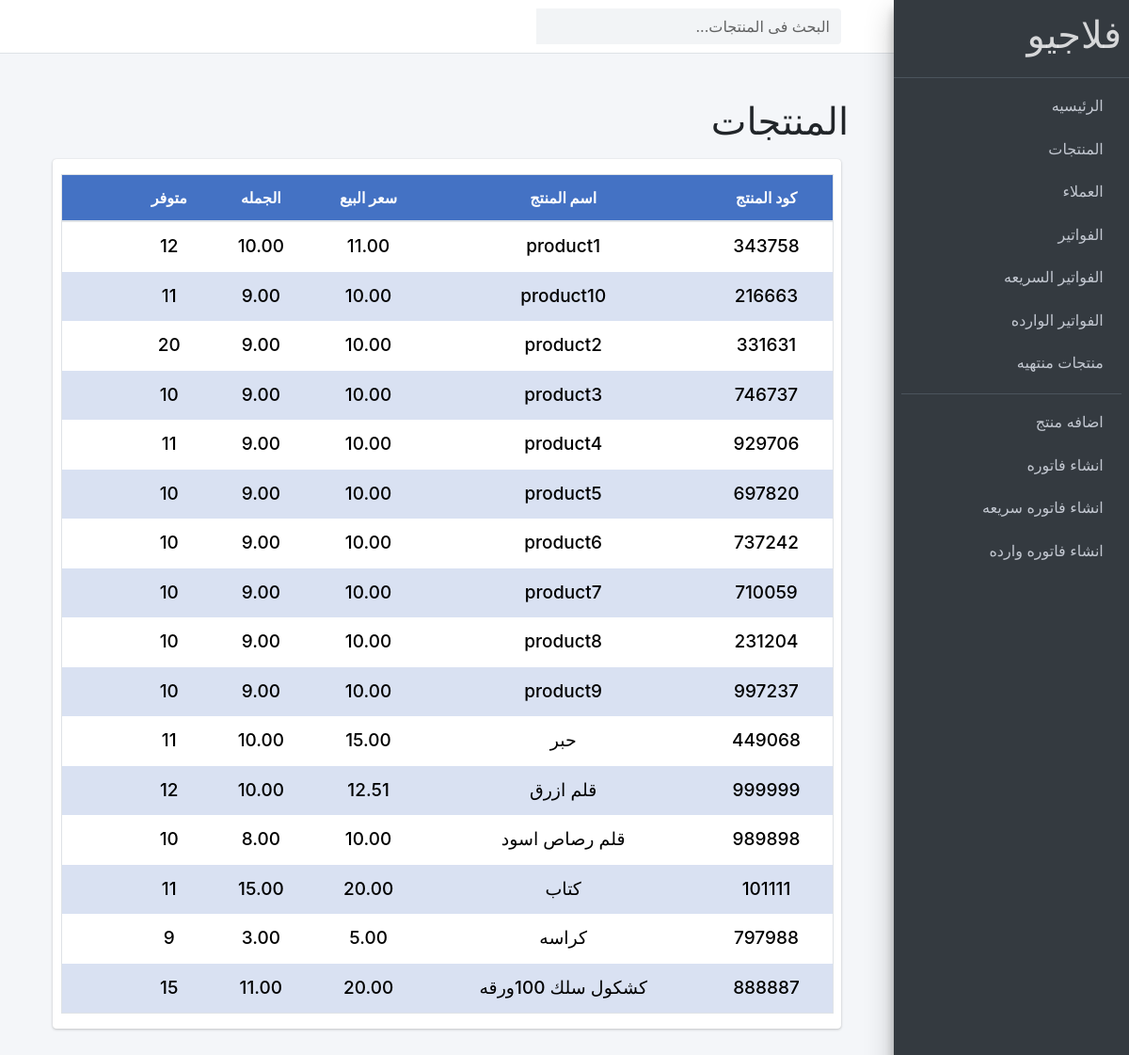
The page /home/products/ on the database its author committed.
### store/models.py (models this page shows, shortened)
class Product(models.Model):
    name = models.CharField(max_length=56, verbose_name="اسم المنتج",unique=True)
    price = models.DecimalField(max_digits=7  , decimal_places=2 , verbose_name="السعر")
    wholesale_price = models.DecimalField(max_digits=7  , decimal_places=2 , verbose_name="سعر الجملة")
    available_in_ventory = models.PositiveIntegerField(verbose_name='متوفر')
    discription = models.TextField(max_length=200, blank=True, null=True, verbose_name="الوصف")
    created_at = models.DateTimeField(auto_now_add=True, verbose_name="تاريخ الانشاء")
    code = models.CharField(max_length=100, null=True)
    PROslug = models.SlugField(blank=True, null=True, unique=True, allow_unicode=True, max_length=255 , verbose_name="slug")
    class Meta:
        ordering = ["name"]
    def __str__(self):
        return self.name
    def get_absolute_url(self):
        return reverse("products:product_details", kwargs={"slug": self.PROslug})

### store/views.py (the view)
# urls.py: path('products/', views.all_products, name="all_products"),
def all_products(request):
    search_qs = request.GET.get('searchname', '')
    if search_qs:
        products = Product.objects.filter(Q(name__icontains=search_qs)|
                                          Q(code__icontains=search_qs))
    else:
        products = Product.objects.all()
    return render(request, 'pages/products.html',{
        'products':products,
    })

### store/context_processor.py (called while the page is built)
def calc_empty_products(request):
    products = Product.objects.filter(available_in_ventory=0)
    emptyNum = products.count()
    return {"emptyNum":emptyNum}

### templates/pages/products.html (shortened to what this page needs)
{% extends 'base.html' %}
{% load static %}
{% block content %}
    <nav  class="main-header navbar navbar-expand navbar-white navbar-light">
      <ul class="navbar-nav">
        <li class="nav-item">
          <a class="nav-link" data-widget="pushmenu" href="#"></a>
        </li>
      </ul>
      <form class="form-inline ml-3" action="{% url 'products:all_products' %}">
        <div class="input-group">
          <input id="searchId" class="form-control form-control-navbar" name="searchname" type="search" placeholder="البحث فى المنتجات..." aria-label="Search">
          <div class="input-group-append">
            <button class="btn btn-navbar" type="submit">
            </button>
          </div>
        </div>
      </form>
    </nav>
    <div style="direction: rtl;" class="wrapper">
      <div   class="content-wrapper p-5">
                <div class="row mb-2">
                  <div class="col-sm-6">
                    <h1>المنتجات</h1>
                  </div>
                </div>
            <section class="content">
              <div class="card card-solid">
                  <div class="row d-flex align-items-stretch">
                    <div   class="col-12 p-3">
                      {% if products %}
                      <table class="table table-bordered text-center products_table">
                        <thead>
                          <tr class="products_thead_row ">
                           <th scope="col">كود المنتج</th>
                            <th scope="col">اسم المنتج</th>
                            <th scope="col">سعر البيع</th>
                            <th scope="col">الجمله</th>
                            <th scope="col">متوفر</th>
                            <th scope="col"></th>
                          </tr>
                        </thead>
                        <tbody>
                          {% for product in products %}
                          <tr class="products_table_row">
                            <th scope="row" class="product_code"><a class="product_name" href="{{ product.get_absolute_url }}">{{product.code}}</a></th>
                            <td><a class="product_name" href="{{ product.get_absolute_url }}">{{product}}</a></td>
                            <td><a class="product_name" href="{{ product.get_absolute_url }}">{{product.price}}</a></td>
                            <td><a class="product_name" href="{{ product.get_absolute_url }}">{{product.wholesale_price}}</a></td>
                            <td><a class="product_name" href="{{ product.get_absolute_url }}">{{product.available_in_ventory}}</a></td>
                            <td class="deletebtn"><a data-product="{{product.id}}" href="#" class="btn delete_product_list delete_product_list{{product.id}}"></a></td>
                          </tr>
                          {% endfor %}
                        </tbody>
                      </table>
                    </div>
                    {% else %}
                    <h4 class="m-5">لا توجد منتجات  .</h4>
                    {% endif %}
                    </div>
              </div>
            </section>
          </div>
      </div>
{% endblock %}

### rows shown on the page
Product: code "343758", name "product1", price "11.00", wholesale_price "10.00", available_in_ventory "12"
Product: code "216663", name "product10", price "10.00", wholesale_price "9.00", available_in_ventory "11"
Product: code "331631", name "product2", price "10.00", wholesale_price "9.00", available_in_ventory "20"
Product: code "746737", name "product3", price "10.00", wholesale_price "9.00", available_in_ventory "10"
Product: code "929706", name "product4", price "10.00", wholesale_price "9.00", available_in_ventory "11"
Product: code "697820", name "product5", price "10.00", wholesale_price "9.00", available_in_ventory "10"
Product: code "737242", name "product6", price "10.00", wholesale_price "9.00", available_in_ventory "10"
Product: code "710059", name "product7", price "10.00", wholesale_price "9.00", available_in_ventory "10"
Product: code "231204", name "product8", price "10.00", wholesale_price "9.00", available_in_ventory "10"
Product: code "997237", name "product9", price "10.00", wholesale_price "9.00", available_in_ventory "10"
Product: code "449068", name "حبر", price "15.00", wholesale_price "10.00", available_in_ventory "11"
Product: code "999999", name "قلم ازرق", price "12.51", wholesale_price "10.00", available_in_ventory "12"
Product: code "989898", name "قلم رصاص اسود", price "10.00", wholesale_price "8.00", available_in_ventory "10"
Product: code "101111", name "كتاب", price "20.00", wholesale_price "15.00", available_in_ventory "11"
Product: code "797988", name "كراسه", price "5.00", wholesale_price "3.00", available_in_ventory "9"
Product: code "888887", name "كشكول سلك 100ورقه", price "20.00", wholesale_price "11.00", available_in_ventory "15"
